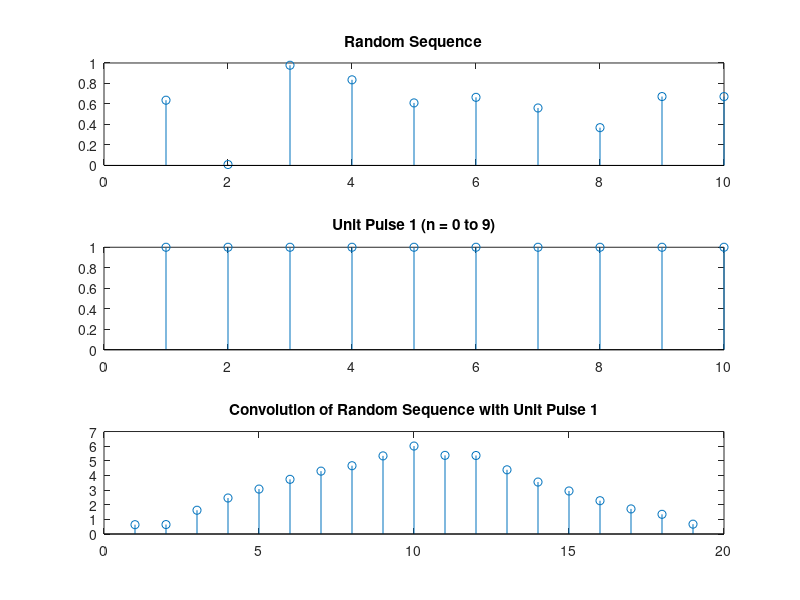
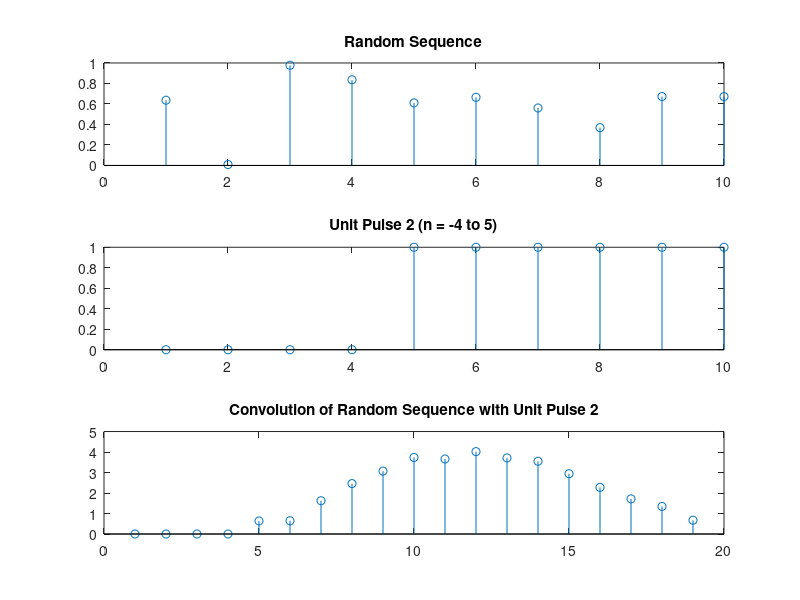

These charts were generated, in order, by the following MATLAB code:
x = rand(1, 10);

unit_pulse1 = ones(1, 10);  % From n = 0 to n = 9
unit_pulse2 = [zeros(1, 4), ones(1, 6)];  % From n = -4 to n = 5 (10 samples total)

conv1 = conv(x, unit_pulse1);  % Convolution with first pulse sequence
conv2 = conv(x, unit_pulse2);  % Convolution with second pulse sequence

% Plotting the results for i)
figure;
subplot(3,1,1);
stem(x);
title('Random Sequence');
subplot(3,1,2);
stem(unit_pulse1);
title('Unit Pulse 1 (n = 0 to 9)');
subplot(3,1,3);
stem(conv1);
title('Convolution of Random Sequence with Unit Pulse 1');

% Plotting the results for ii)
figure;
subplot(3,1,1);
stem(x);
title('Random Sequence');
subplot(3,1,2);
stem(unit_pulse2);
title('Unit Pulse 2 (n = -4 to 5)');
subplot(3,1,3);
stem(conv2);
title('Convolution of Random Sequence with Unit Pulse 2');
